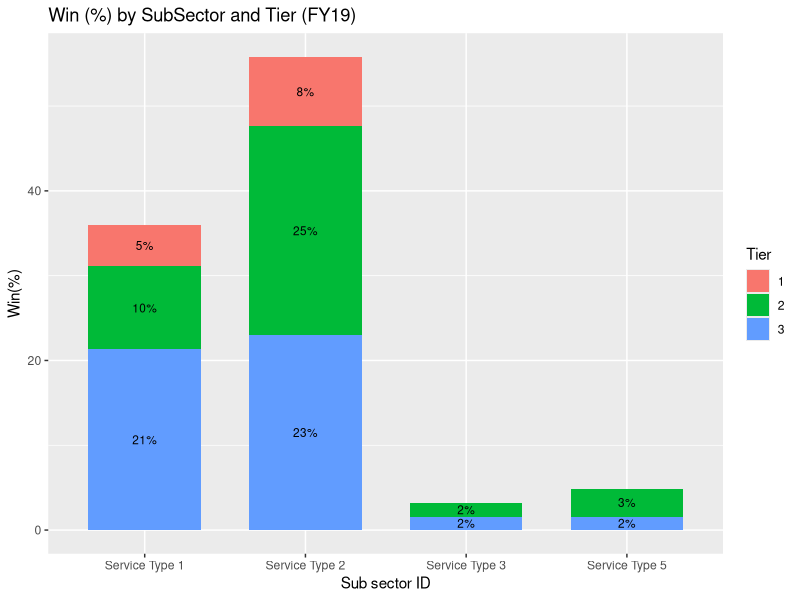
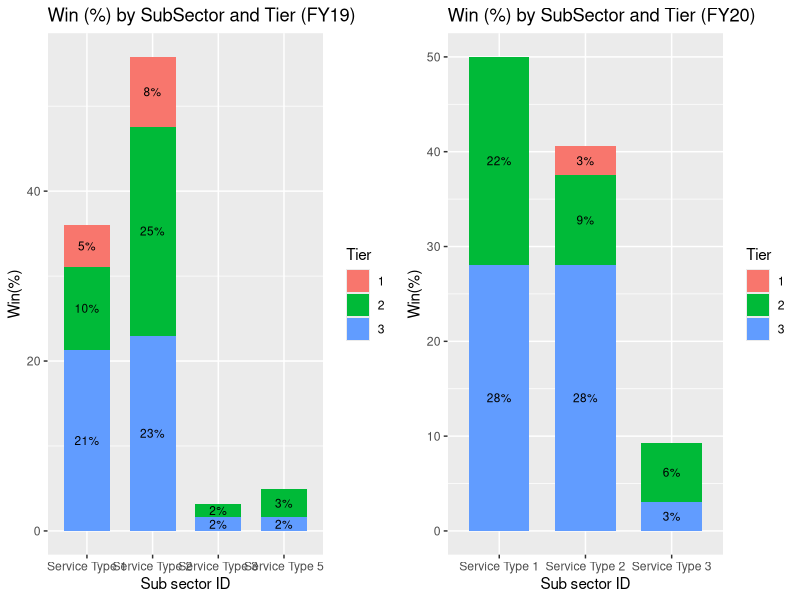
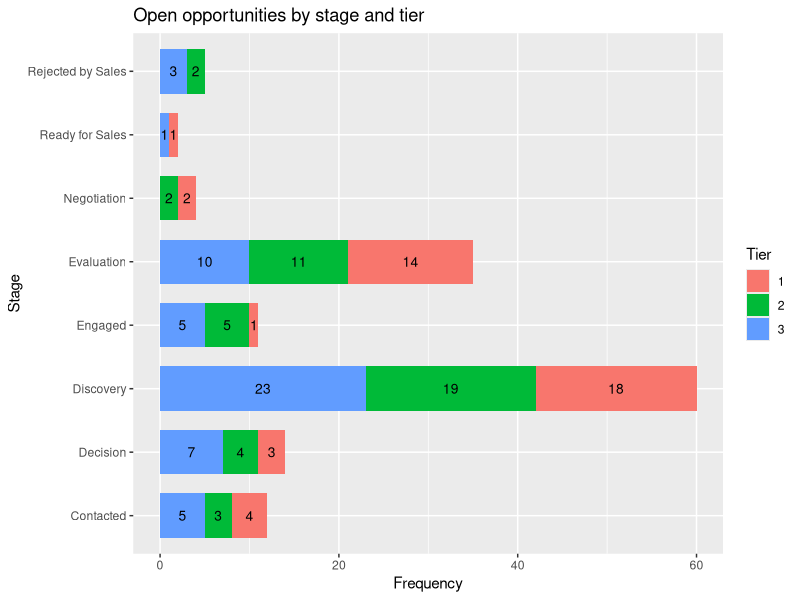
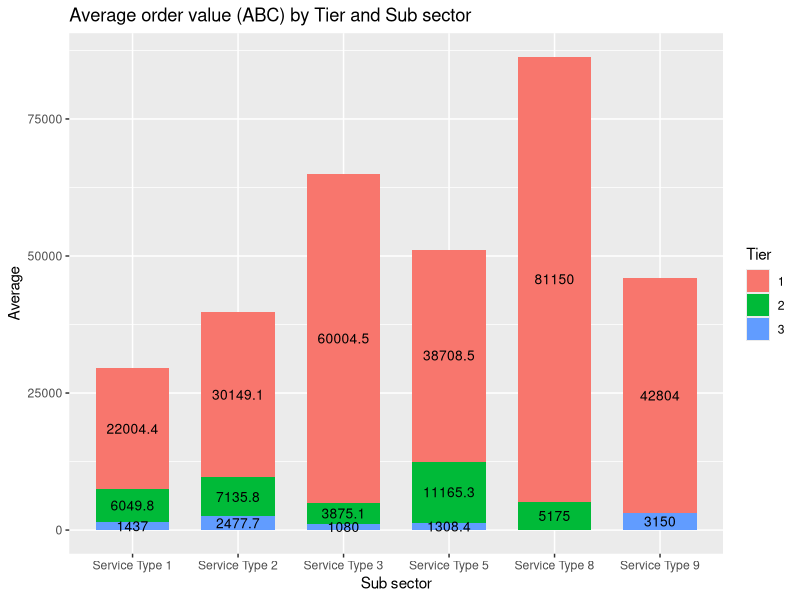
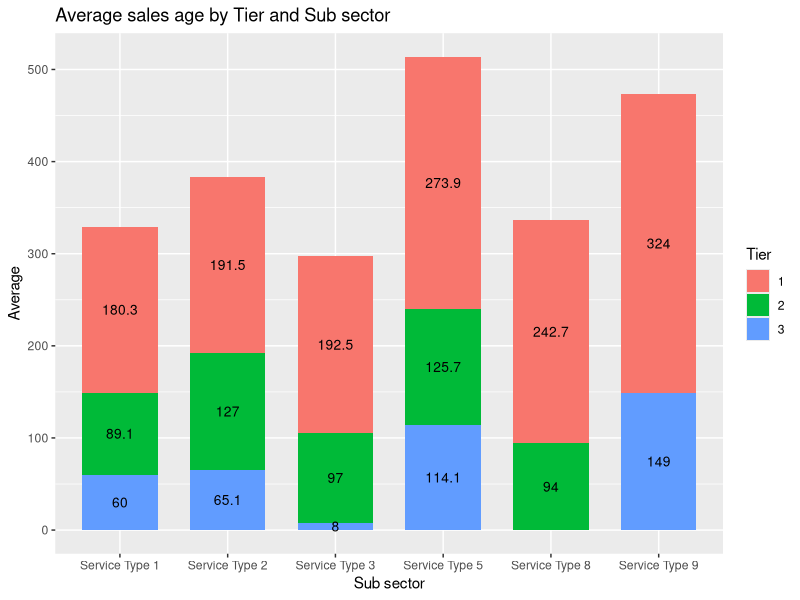
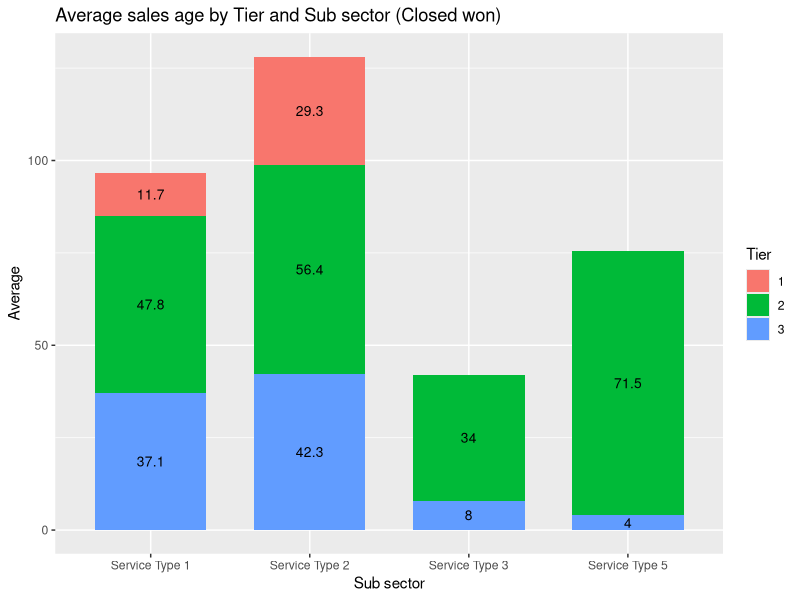
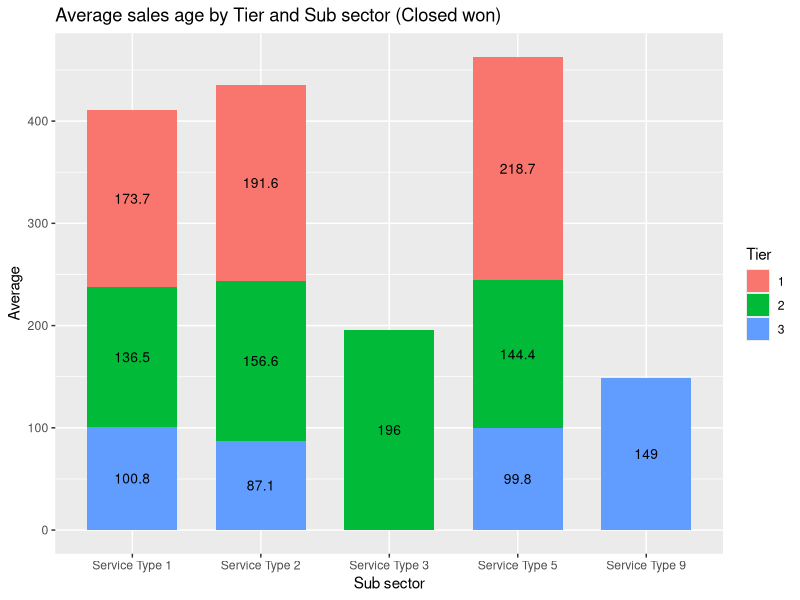
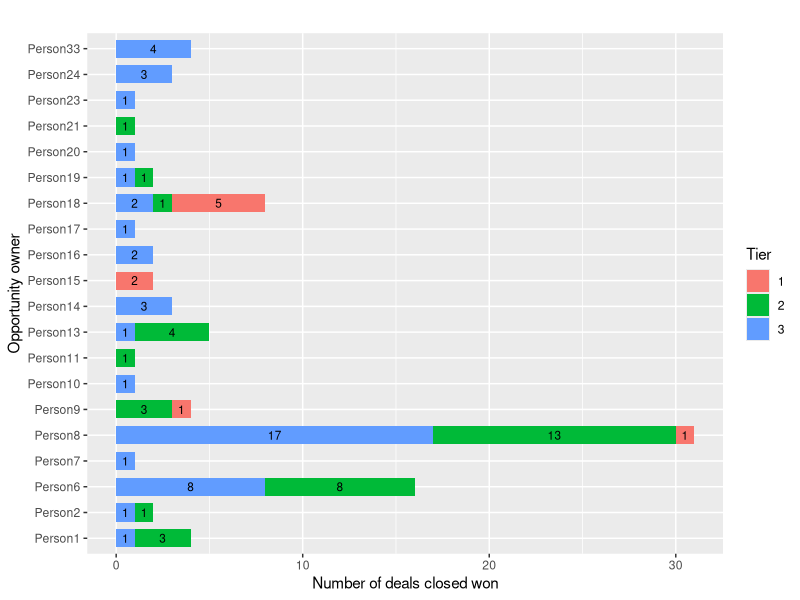

The R script that drew these images, in order: (Note: this script raises an error after producing the figures.)
#### Reading the data:

library(readr)
dat <- read_csv("Data.csv")

View(head(dat))


################################################
################## Q1: #########################
################################################



library(plyr)
library(ggplot2)

## Subsetting:
dat1 <- dat[dat$Stage == 'Closed Won' & dat$FY == "FY19",]


q1 <- with(dat1, ftable(dat1$`Sub Sector ID`,dat1$`Account Tier`))
q1 <- as.data.frame(q1)
colnames(q1) <- c("SubSector","Tier","Freq")
q1$win_percentage <- round((q1$Freq/sum(q1$Freq)*100),1)
q1$label = paste0(sprintf("%.0f", q1$win_percentage), "%")

q1[q1 == 0] <- NA


plot1 <- ggplot(q1, aes(x = factor(SubSector), y = win_percentage, fill = Tier)) +
          geom_bar(position = position_stack(), stat = "identity", width = .7) +
          geom_text(aes(label = label), position = position_stack(vjust = 0.5), size = 3) 

plot1 <- plot1 + labs(title = "Win (%) by SubSector and Tier (FY19)",
                         y="Win(%)", x = "Sub sector ID")

plot1

##########################################################################
dat1 <- dat[dat$Stage == 'Closed Won' & dat$FY == "FY20",]


q1 <- with(dat1, ftable(dat1$`Sub Sector ID`,dat1$`Account Tier`))
q1 <- as.data.frame(q1)
colnames(q1) <- c("SubSector","Tier","Freq")
q1$win_percentage <- round((q1$Freq/sum(q1$Freq)*100),1)
q1$label = paste0(sprintf("%.0f", q1$win_percentage), "%")

q1[q1 == 0] <- NA


plot2 <- ggplot(q1, aes(x = factor(SubSector), y = win_percentage, fill = Tier)) +
  geom_bar(position = position_stack(), stat = "identity", width = .7) +
  geom_text(aes(label = label), position = position_stack(vjust = 0.5), size = 3) 

plot2 <- plot2 + labs(title = "Win (%) by SubSector and Tier (FY20)",
             y="Win(%)", x = "Sub sector ID")


library("ggpubr")
figure <- ggarrange(plot1,plot2,ncol = 2, nrow = 1)
figure




################################################
################## Q2: #########################
################################################

table(dat$Stage)

#How many opportunities are open (i.e. not closed lost or closed won) by stage and tier..
#e.g. we have x number of opportunities open at stage y for Tier 1



dat2 <- droplevels(dat[!dat$Stage == "Closed Lost",])
dat2 <- droplevels(dat2[!dat2$Stage == "Closed Won",])




q2 <- with(dat2, ftable(dat2$Stage,dat2$`Account Tier`))
q2 <- as.data.frame(q2)
colnames(q2) <- c("Stage","Tier","Freq")
q2[q2 == 0] <- NA
#q1$win_percentage <- round((q1$Freq/sum(q1$Freq)*100),1)
#q2$label = paste0(sprintf("%.0f", q1$win_percentage), "%")

plot3 <- ggplot(q2, aes(x = factor(Stage), y = Freq, fill = Tier)) +
  geom_bar(position = position_stack(), stat = "identity", width = .7) +
  geom_text(aes(label = Freq), position = position_stack(vjust = 0.5), size = 3.5)+
  coord_flip()

plot3 <- plot3 + labs(title = "Open opportunities by stage and tier",
                      y="Frequency", x = "Stage")
plot3


################################################
################## Q3: #########################
################################################

# What is the average order value (ABC) by Tier and Sub sector

q3 <- aggregate(dat$`ABC Amount`,by=list(dat$`Account Tier`,dat$`Sub Sector ID`),FUN=mean,na.rm=TRUE)
colnames(q3) <- c("Tier","SubSector","AverageOrder")
q3$Tier <- as.factor(q3$Tier)
plot4 <- ggplot(q3, aes(x = factor(SubSector), y = AverageOrder, fill = Tier)) +
  geom_bar(position = position_stack(), stat = "identity", width = .7) +
  geom_text(aes(label = round(AverageOrder,1)), position = position_stack(vjust = 0.5), size = 3.5)

plot4 <- plot4 + labs(title = "Average order value (ABC) by Tier and Sub sector",
                      y="Average", x = "Sub sector")
plot4


################################################
################## Q4: #########################
################################################


#What is average sales age by tier and sub sector

q3 <- aggregate(dat$`Sales Age`,by=list(dat$`Account Tier`,dat$`Sub Sector ID`),FUN=mean, na.rm=TRUE)
colnames(q3) <- c("Tier","SubSector","SalesAge")
q3$Tier <- as.factor(q3$Tier)
plot5 <- ggplot(q3, aes(x = factor(SubSector), y = SalesAge, fill = Tier)) +
  geom_bar(position = position_stack(), stat = "identity", width = .7) +
  geom_text(aes(label = round(SalesAge,1)), position = position_stack(vjust = 0.5), size = 3.5)

plot5 <- plot5 + labs(title = "Average sales age by Tier and Sub sector",
                      y="Average", x = "Sub sector")
plot5


################################################
################## Q5: #########################
################################################

# For deals that have closed won what is the average sales age by tier and subsector

dat5 <- dat[dat$Stage == "Closed Won",]
q3 <- aggregate(dat5$`Sales Age`,by=list(dat5$`Account Tier`,dat5$`Sub Sector ID`),FUN=mean, na.rm=TRUE)
colnames(q3) <- c("Tier","SubSector","SalesAge")
q3$Tier <- as.factor(q3$Tier)
plot5 <- ggplot(q3, aes(x = factor(SubSector), y = SalesAge, fill = Tier)) +
  geom_bar(position = position_stack(), stat = "identity", width = .7) +
  geom_text(aes(label = round(SalesAge,1)), position = position_stack(vjust = 0.5), size = 3.5)

plot5 <- plot5 + labs(title = "Average sales age by Tier and Sub sector (Closed won)",
                      y="Average", x = "Sub sector")
plot5

# For deals that have closed lost what is the average sales age by tier and subsector
dat6 <- dat[dat$Stage == "Closed Lost",]
q3 <- aggregate(dat6$`Sales Age`,by=list(dat6$`Account Tier`,dat6$`Sub Sector ID`),FUN=mean, na.rm=TRUE)
colnames(q3) <- c("Tier","SubSector","SalesAge")
q3$Tier <- as.factor(q3$Tier)
plot5 <- ggplot(q3, aes(x = factor(SubSector), y = SalesAge, fill = Tier)) +
  geom_bar(position = position_stack(), stat = "identity", width = .7) +
  geom_text(aes(label = round(SalesAge,1)), position = position_stack(vjust = 0.5), size = 3.5)

plot5 <- plot5 + labs(title = "Average sales age by Tier and Sub sector (Closed won)",
                      y="Average", x = "Sub sector")
plot5

################################################
################## Q6: #########################
################################################





##################### Number of deals closed by tier by opportunity owner #########################


## Subsetting:
dat6 <- dat[dat$Stage == 'Closed Won',]


q1 <- with(dat6, ftable(dat6$`Opportunity Owner ID`,dat6$`Account Tier`))
q1 <- as.data.frame(q1)
colnames(q1) <- c("OpportunityOwner","Tier","Freq")
q1[q1 == 0] <- NA

q1$OpportunityOwner <- factor (q1$OpportunityOwner,
                        levels = c("Person1","Person2","Person6","Person7","Person8","Person9","Person10","Person11","Person13","Person14","Person15","Person16","Person17",
                                   "Person18","Person19","Person20", "Person21", "Person23", "Person24", "Person33"),ordered = TRUE)


plot6a <- ggplot(q1, aes(x = factor(OpportunityOwner), y = Freq, fill = Tier)) +
  geom_bar(position = position_stack(), stat = "identity", width = .7) +
  geom_text(aes(label = Freq), position = position_stack(vjust = 0.5), size = 3)+
  coord_flip()

plot6a <- plot6a + labs(title = "",
                      y="Number of deals closed won", x = "Opportunity owner")
plot6a



#########

dat6 <- dat[dat$Stage == "Closed Lost",]


q1 <- with(dat6, ftable(dat6$`Opportunity Owner ID`,dat6$`Account Tier`))
q1 <- as.data.frame(q1)
colnames(q1) <- c("OpportunityOwner","Tier","Freq")
q1[q1 == 0] <- NA

#nlevels(q1$OpportunityOwner)
q1$OpportunityOwner <- factor (q1$OpportunityOwner,
                               levels = c("Person1","Person2","Person3","Person5","Person6","Person7","Person8","Person9","Person12","Person13","Person14",
                                          "Person16","Person17","Person19","Person21","Person22","Person23","Person24","Person30",
                                          "Person31","Person32","Person33","Person34","Person35","Person36"),ordered = TRUE)


plot6b <- ggplot(q1, aes(x = factor(OpportunityOwner), y = Freq, fill = Tier)) +
  geom_bar(position = position_stack(), stat = "identity", width = .7) +
  geom_text(aes(label = Freq), position = position_stack(vjust = 0.5), size = 3)+
  coord_flip()

plot6b <- plot6b + labs(title = "",
                        y="Number of deals closed lost", x = "Opportunity owner")
plot6b







library("ggpubr")
figure6 <- ggarrange(plot6a,plot6b,ncol = 1, nrow = 2)

figure6 + labs(title = "Number of deals closed by tier by opportunity owner")


############### Total value (ABC) of deals closed by opportunity owner##################

dat6 <- dat[(dat$Stage %in% c("Closed Lost","Closed Won")),]


q6 <- aggregate(dat6$`ABC Amount`,by=list(dat6$Stage,dat6$`Opportunity Owner ID`),FUN=SUM, na.rm=TRUE)

colnames(q6) <- c("Stage","OpportunityOwner","AverageOrder")

# #q6$OpportunityOwner <- factor (q6$OpportunityOwner,
# #                               levels = c("Person1","Person2","Person3","Person5","Person6","Person7","Person8","Person9","Person12","Person13","Person14",
#                                           "Person16","Person17","Person19","Person21","Person22","Person23","Person24","Person30",
#                                           "Person31","Person32","Person33","Person34","Person35","Person36"),ordered = TRUE)

plot6 <- ggplot(q6, aes(x = factor(OpportunityOwner), y = AverageOrder, fill = Stage)) +
  geom_bar(position = position_stack(), stat = "identity", width = .7) +
  geom_text(aes(label = round(AverageOrder,1)), position = position_stack(vjust = 0.5), size = 3.5)+
  coord_flip()


plot6 + facet_grid(. ~  Stage)

plot6 <- plot6 + labs(title = "Total value (ABC) of deals closed by opportunity owner",
                      y="Average", x = "Sub sector")
plot5
